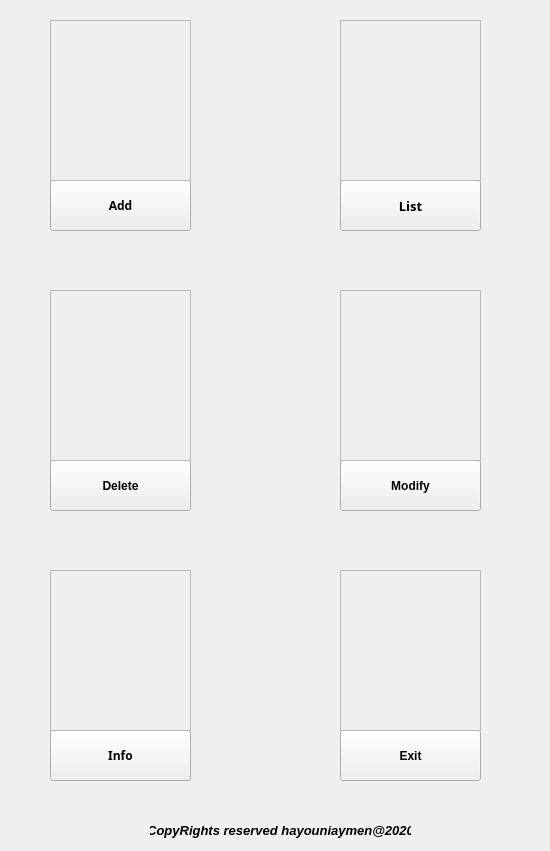
<?xml version="1.0" encoding="UTF-8"?>
<ui version="4.0">
 <class>Menu</class>
 <widget class="QWidget" name="Menu">
  <property name="geometry">
   <rect>
    <x>0</x>
    <y>0</y>
    <width>550</width>
    <height>851</height>
   </rect>
  </property>
  <property name="sizePolicy">
   <sizepolicy hsizetype="Expanding" vsizetype="Expanding">
    <horstretch>0</horstretch>
    <verstretch>0</verstretch>
   </sizepolicy>
  </property>
  <property name="windowTitle">
   <string>Management Menu</string>
  </property>
  <widget class="QPushButton" name="addbtn">
   <property name="geometry">
    <rect>
     <x>50</x>
     <y>180</y>
     <width>141</width>
     <height>51</height>
    </rect>
   </property>
   <property name="font">
    <font>
     <family>Noto Sans</family>
     <pointsize>9</pointsize>
     <weight>75</weight>
     <bold>true</bold>
    </font>
   </property>
   <property name="text">
    <string>Add</string>
   </property>
  </widget>
  <widget class="QPushButton" name="listbtn">
   <property name="geometry">
    <rect>
     <x>340</x>
     <y>180</y>
     <width>141</width>
     <height>51</height>
    </rect>
   </property>
   <property name="font">
    <font>
     <family>Noto Sans</family>
     <pointsize>10</pointsize>
     <weight>75</weight>
     <bold>true</bold>
    </font>
   </property>
   <property name="text">
    <string>List</string>
   </property>
  </widget>
  <widget class="QPushButton" name="modifybtn">
   <property name="geometry">
    <rect>
     <x>340</x>
     <y>460</y>
     <width>141</width>
     <height>51</height>
    </rect>
   </property>
   <property name="font">
    <font>
     <pointsize>9</pointsize>
     <weight>75</weight>
     <bold>true</bold>
    </font>
   </property>
   <property name="text">
    <string>Modify</string>
   </property>
  </widget>
  <widget class="QPushButton" name="deletebtn">
   <property name="geometry">
    <rect>
     <x>50</x>
     <y>460</y>
     <width>141</width>
     <height>51</height>
    </rect>
   </property>
   <property name="font">
    <font>
     <pointsize>9</pointsize>
     <weight>75</weight>
     <bold>true</bold>
    </font>
   </property>
   <property name="text">
    <string>Delete</string>
   </property>
  </widget>
  <widget class="QPushButton" name="exitbtn">
   <property name="geometry">
    <rect>
     <x>340</x>
     <y>730</y>
     <width>141</width>
     <height>51</height>
    </rect>
   </property>
   <property name="font">
    <font>
     <pointsize>9</pointsize>
     <weight>75</weight>
     <bold>true</bold>
    </font>
   </property>
   <property name="text">
    <string>Exit</string>
   </property>
  </widget>
  <widget class="QLabel" name="addlabel">
   <property name="enabled">
    <bool>true</bool>
   </property>
   <property name="geometry">
    <rect>
     <x>50</x>
     <y>20</y>
     <width>141</width>
     <height>161</height>
    </rect>
   </property>
   <property name="sizePolicy">
    <sizepolicy hsizetype="Fixed" vsizetype="Fixed">
     <horstretch>0</horstretch>
     <verstretch>0</verstretch>
    </sizepolicy>
   </property>
   <property name="layoutDirection">
    <enum>Qt::LeftToRight</enum>
   </property>
   <property name="autoFillBackground">
    <bool>true</bool>
   </property>
   <property name="frameShape">
    <enum>QFrame::StyledPanel</enum>
   </property>
   <property name="frameShadow">
    <enum>QFrame::Sunken</enum>
   </property>
   <property name="text">
    <string/>
   </property>
   <property name="textFormat">
    <enum>Qt::RichText</enum>
   </property>
   <property name="pixmap">
    <pixmap resource="images.qrc">:/image/add.png</pixmap>
   </property>
   <property name="scaledContents">
    <bool>false</bool>
   </property>
   <property name="alignment">
    <set>Qt::AlignCenter</set>
   </property>
   <property name="wordWrap">
    <bool>false</bool>
   </property>
   <property name="margin">
    <number>-40</number>
   </property>
   <property name="indent">
    <number>-2</number>
   </property>
   <property name="openExternalLinks">
    <bool>false</bool>
   </property>
  </widget>
  <widget class="QLabel" name="listlabel">
   <property name="geometry">
    <rect>
     <x>340</x>
     <y>20</y>
     <width>141</width>
     <height>161</height>
    </rect>
   </property>
   <property name="layoutDirection">
    <enum>Qt::LeftToRight</enum>
   </property>
   <property name="autoFillBackground">
    <bool>true</bool>
   </property>
   <property name="frameShape">
    <enum>QFrame::StyledPanel</enum>
   </property>
   <property name="frameShadow">
    <enum>QFrame::Sunken</enum>
   </property>
   <property name="text">
    <string/>
   </property>
   <property name="textFormat">
    <enum>Qt::RichText</enum>
   </property>
   <property name="pixmap">
    <pixmap resource="images.qrc">:/image/list.png</pixmap>
   </property>
   <property name="scaledContents">
    <bool>false</bool>
   </property>
   <property name="alignment">
    <set>Qt::AlignCenter</set>
   </property>
   <property name="margin">
    <number>-40</number>
   </property>
   <property name="indent">
    <number>-2</number>
   </property>
  </widget>
  <widget class="QLabel" name="deletelabel">
   <property name="geometry">
    <rect>
     <x>50</x>
     <y>290</y>
     <width>141</width>
     <height>171</height>
    </rect>
   </property>
   <property name="autoFillBackground">
    <bool>true</bool>
   </property>
   <property name="frameShape">
    <enum>QFrame::StyledPanel</enum>
   </property>
   <property name="frameShadow">
    <enum>QFrame::Sunken</enum>
   </property>
   <property name="lineWidth">
    <number>4</number>
   </property>
   <property name="text">
    <string/>
   </property>
   <property name="textFormat">
    <enum>Qt::RichText</enum>
   </property>
   <property name="pixmap">
    <pixmap resource="images.qrc">:/image/delete.png</pixmap>
   </property>
   <property name="scaledContents">
    <bool>false</bool>
   </property>
   <property name="alignment">
    <set>Qt::AlignCenter</set>
   </property>
  </widget>
  <widget class="QLabel" name="modifylabel">
   <property name="geometry">
    <rect>
     <x>340</x>
     <y>290</y>
     <width>141</width>
     <height>171</height>
    </rect>
   </property>
   <property name="sizePolicy">
    <sizepolicy hsizetype="MinimumExpanding" vsizetype="MinimumExpanding">
     <horstretch>0</horstretch>
     <verstretch>0</verstretch>
    </sizepolicy>
   </property>
   <property name="frameShape">
    <enum>QFrame::StyledPanel</enum>
   </property>
   <property name="frameShadow">
    <enum>QFrame::Sunken</enum>
   </property>
   <property name="midLineWidth">
    <number>4</number>
   </property>
   <property name="text">
    <string/>
   </property>
   <property name="textFormat">
    <enum>Qt::RichText</enum>
   </property>
   <property name="pixmap">
    <pixmap resource="images.qrc">:/image/modify.png</pixmap>
   </property>
   <property name="scaledContents">
    <bool>true</bool>
   </property>
   <property name="alignment">
    <set>Qt::AlignCenter</set>
   </property>
   <property name="wordWrap">
    <bool>false</bool>
   </property>
   <property name="margin">
    <number>-40</number>
   </property>
   <property name="indent">
    <number>-2</number>
   </property>
  </widget>
  <widget class="QLabel" name="exitlabel">
   <property name="geometry">
    <rect>
     <x>340</x>
     <y>570</y>
     <width>141</width>
     <height>161</height>
    </rect>
   </property>
   <property name="frameShape">
    <enum>QFrame::StyledPanel</enum>
   </property>
   <property name="frameShadow">
    <enum>QFrame::Sunken</enum>
   </property>
   <property name="lineWidth">
    <number>4</number>
   </property>
   <property name="text">
    <string/>
   </property>
   <property name="textFormat">
    <enum>Qt::RichText</enum>
   </property>
   <property name="pixmap">
    <pixmap resource="images.qrc">:/image/exit2.png</pixmap>
   </property>
   <property name="alignment">
    <set>Qt::AlignCenter</set>
   </property>
  </widget>
  <widget class="QLabel" name="copyr">
   <property name="geometry">
    <rect>
     <x>150</x>
     <y>820</y>
     <width>261</width>
     <height>20</height>
    </rect>
   </property>
   <property name="font">
    <font>
     <pointsize>10</pointsize>
     <weight>75</weight>
     <italic>true</italic>
     <bold>true</bold>
    </font>
   </property>
   <property name="text">
    <string>CopyRights reserved hayouniaymen@2020</string>
   </property>
   <property name="alignment">
    <set>Qt::AlignCenter</set>
   </property>
  </widget>
  <widget class="QPushButton" name="infobtn">
   <property name="geometry">
    <rect>
     <x>50</x>
     <y>730</y>
     <width>141</width>
     <height>51</height>
    </rect>
   </property>
   <property name="font">
    <font>
     <family>Noto Sans</family>
     <pointsize>9</pointsize>
     <weight>75</weight>
     <bold>true</bold>
    </font>
   </property>
   <property name="text">
    <string>Info</string>
   </property>
  </widget>
  <widget class="QLabel" name="infolabel">
   <property name="geometry">
    <rect>
     <x>50</x>
     <y>570</y>
     <width>141</width>
     <height>161</height>
    </rect>
   </property>
   <property name="frameShape">
    <enum>QFrame::StyledPanel</enum>
   </property>
   <property name="frameShadow">
    <enum>QFrame::Sunken</enum>
   </property>
   <property name="text">
    <string/>
   </property>
   <property name="pixmap">
    <pixmap resource="images.qrc">:/image/info2.png</pixmap>
   </property>
   <property name="alignment">
    <set>Qt::AlignCenter</set>
   </property>
  </widget>
 </widget>
 <resources>
  <include location="images.qrc"/>
 </resources>
 <connections/>
</ui>
